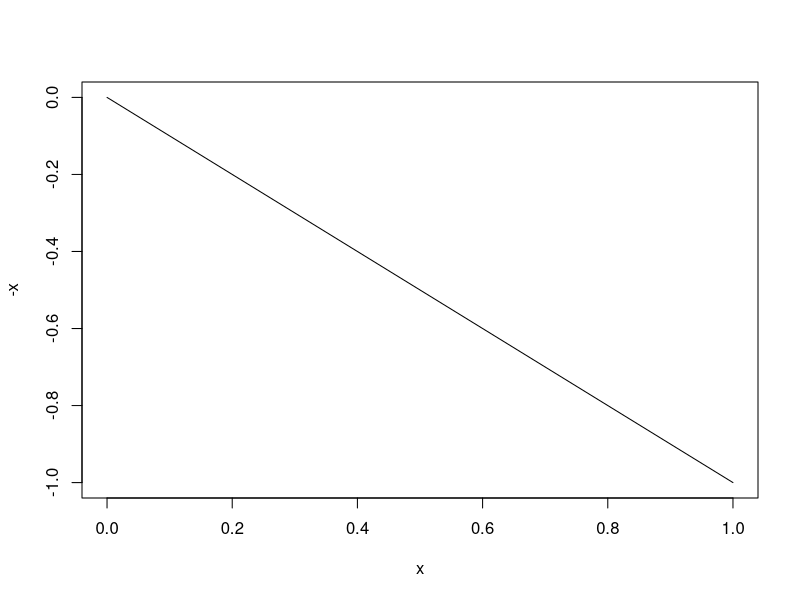

Recreate this plot in R.
# page number: 166

library(MASS)

fz <- function(z) {
	y=list()
	for(i in z){
		if(i<0) y=c(y,0)
		else if(i<=1 && i>=0) y=c(y,i^2/2)
		else if(i<=2 && i>=0) y=c(y,1-(2-i)^2/2)
		else if(i>2) y=c(y,1)
	}
	return(y)
}

x = c(0,1)
plot(x,-x,type='l')

f1 <- 1/2
f3 <- 1/2

f <- f1*f3
cat("f = ")
print(fractions(f))
